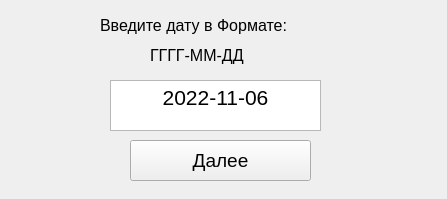
<?xml version="1.0" encoding="UTF-8"?>
<ui version="4.0">
 <class>Form</class>
 <widget class="QWidget" name="Form">
  <property name="geometry">
   <rect>
    <x>0</x>
    <y>0</y>
    <width>447</width>
    <height>199</height>
   </rect>
  </property>
  <property name="windowTitle">
   <string>Form</string>
  </property>
  <widget class="QLabel" name="label">
   <property name="geometry">
    <rect>
     <x>100</x>
     <y>0</y>
     <width>251</width>
     <height>51</height>
    </rect>
   </property>
   <property name="font">
    <font>
     <pointsize>12</pointsize>
    </font>
   </property>
   <property name="text">
    <string>Введите дату в Формате:</string>
   </property>
  </widget>
  <widget class="QLabel" name="label_2">
   <property name="geometry">
    <rect>
     <x>150</x>
     <y>30</y>
     <width>251</width>
     <height>51</height>
    </rect>
   </property>
   <property name="font">
    <font>
     <pointsize>12</pointsize>
    </font>
   </property>
   <property name="text">
    <string>ГГГГ-ММ-ДД</string>
   </property>
  </widget>
  <widget class="QTextEdit" name="date">
   <property name="geometry">
    <rect>
     <x>110</x>
     <y>80</y>
     <width>211</width>
     <height>51</height>
    </rect>
   </property>
   <property name="font">
    <font>
     <pointsize>16</pointsize>
    </font>
   </property>
   <property name="cursor" stdset="0">
    <cursorShape>IBeamCursor</cursorShape>
   </property>
   <property name="html">
    <string>&lt;!DOCTYPE HTML PUBLIC &quot;-//W3C//DTD HTML 4.0//EN&quot; &quot;http://www.w3.org/TR/REC-html40/strict.dtd&quot;&gt;
&lt;html&gt;&lt;head&gt;&lt;meta name=&quot;qrichtext&quot; content=&quot;1&quot; /&gt;&lt;style type=&quot;text/css&quot;&gt;
p, li { white-space: pre-wrap; }
&lt;/style&gt;&lt;/head&gt;&lt;body style=&quot; font-family:'MS Shell Dlg 2'; font-size:16pt; font-weight:400; font-style:normal;&quot;&gt;
&lt;p align=&quot;center&quot; style=&quot; margin-top:0px; margin-bottom:0px; margin-left:0px; margin-right:0px; -qt-block-indent:0; text-indent:0px;&quot;&gt;2022-11-06&lt;/p&gt;&lt;/body&gt;&lt;/html&gt;</string>
   </property>
  </widget>
  <widget class="QPushButton" name="next">
   <property name="geometry">
    <rect>
     <x>130</x>
     <y>140</y>
     <width>181</width>
     <height>41</height>
    </rect>
   </property>
   <property name="font">
    <font>
     <pointsize>14</pointsize>
    </font>
   </property>
   <property name="text">
    <string>Далее</string>
   </property>
  </widget>
 </widget>
 <resources/>
 <connections/>
</ui>
